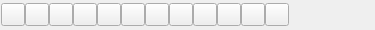
<?xml version="1.0" encoding="UTF-8"?>
<ui version="4.0">
 <class>QG_SnapToolBar</class>
 <widget class="QWidget" name="QG_SnapToolBar">
  <property name="geometry">
   <rect>
    <x>0</x>
    <y>0</y>
    <width>375</width>
    <height>30</height>
   </rect>
  </property>
  <property name="sizePolicy">
   <sizepolicy hsizetype="Preferred" vsizetype="Preferred">
    <horstretch>0</horstretch>
    <verstretch>0</verstretch>
   </sizepolicy>
  </property>
  <property name="minimumSize">
   <size>
    <width>373</width>
    <height>24</height>
   </size>
  </property>
  <property name="windowTitle">
   <string>Snap</string>
  </property>
  <layout class="QHBoxLayout" name="horizontalLayout">
   <property name="spacing">
    <number>0</number>
   </property>
   <property name="leftMargin">
    <number>1</number>
   </property>
   <property name="topMargin">
    <number>0</number>
   </property>
   <property name="rightMargin">
    <number>0</number>
   </property>
   <property name="bottomMargin">
    <number>0</number>
   </property>
   <item>
    <widget class="QToolButton" name="bEndpoint">
     <property name="toolTip">
      <string>Snap to Endpoints</string>
     </property>
     <property name="text">
      <string/>
     </property>
     <property name="icon">
      <iconset resource="../../../../res/icons/icons.qrc">
       <normaloff>:/icons/snap_endpoints.lci</normaloff>:/icons/snap_endpoints.lci</iconset>
     </property>
     <property name="checkable">
      <bool>true</bool>
     </property>
    </widget>
   </item>
   <item>
    <widget class="QToolButton" name="bMiddle">
     <property name="toolTip">
      <string>Snap to equidistant points of entity</string>
     </property>
     <property name="text">
      <string/>
     </property>
     <property name="icon">
      <iconset resource="../../../../res/icons/icons.qrc">
       <normaloff>:/icons/snap_middle.lci</normaloff>:/icons/snap_middle.lci</iconset>
     </property>
     <property name="checkable">
      <bool>true</bool>
     </property>
    </widget>
   </item>
   <item>
    <widget class="QToolButton" name="bCenter">
     <property name="toolTip">
      <string>Snap to center points</string>
     </property>
     <property name="text">
      <string/>
     </property>
     <property name="icon">
      <iconset resource="../../../../res/icons/icons.qrc">
       <normaloff>:/icons/snap_center.lci</normaloff>:/icons/snap_center.lci</iconset>
     </property>
     <property name="checkable">
      <bool>true</bool>
     </property>
    </widget>
   </item>
   <item>
    <widget class="QToolButton" name="bIntersection">
     <property name="toolTip">
      <string>Snap to intersections automatically</string>
     </property>
     <property name="text">
      <string/>
     </property>
     <property name="icon">
      <iconset resource="../../../../res/icons/icons.qrc">
       <normaloff>:/icons/snap_intersection.lci</normaloff>:/icons/snap_intersection.lci</iconset>
     </property>
     <property name="checkable">
      <bool>true</bool>
     </property>
    </widget>
   </item>
   <item>
    <widget class="QToolButton" name="bOnEntity">
     <property name="toolTip">
      <string>Snap to closest point on entity</string>
     </property>
     <property name="text">
      <string/>
     </property>
     <property name="icon">
      <iconset resource="../../../../res/icons/icons.qrc">
       <normaloff>:/icons/snap_entity.lci</normaloff>:/icons/snap_entity.lci</iconset>
     </property>
     <property name="checkable">
      <bool>true</bool>
     </property>
    </widget>
   </item>
   <item>
    <widget class="QToolButton" name="bDist">
     <property name="toolTip">
      <string>Snap to point with given distance to endpoint</string>
     </property>
     <property name="text">
      <string/>
     </property>
     <property name="icon">
      <iconset resource="../../../../res/icons/icons.qrc">
       <normaloff>:/icons/snap_distance.lci</normaloff>:/icons/snap_distance.lci</iconset>
     </property>
     <property name="checkable">
      <bool>true</bool>
     </property>
    </widget>
   </item>
   <item>
    <widget class="QToolButton" name="bIntersectionManual">
     <property name="toolTip">
      <string>Snap to intersections manually</string>
     </property>
     <property name="text">
      <string/>
     </property>
     <property name="icon">
      <iconset resource="../../../../res/extui/extui.qrc">
       <normaloff>:/extui/snapintersectionm.png</normaloff>:/extui/snapintersectionm.png</iconset>
     </property>
     <property name="checkable">
      <bool>true</bool>
     </property>
    </widget>
   </item>
   <item>
    <widget class="QToolButton" name="bGrid">
     <property name="toolTip">
      <string>Snap to grid</string>
     </property>
     <property name="text">
      <string/>
     </property>
     <property name="icon">
      <iconset resource="../../../../res/icons/icons.qrc">
       <normaloff>:/icons/snap_grid.lci</normaloff>:/icons/snap_grid.lci</iconset>
     </property>
     <property name="checkable">
      <bool>true</bool>
     </property>
    </widget>
   </item>
   <item>
    <widget class="QToolButton" name="bResHorizontal">
     <property name="toolTip">
      <string>Restrict Horizontally</string>
     </property>
     <property name="text">
      <string/>
     </property>
     <property name="icon">
      <iconset resource="../../../../res/icons/icons.qrc">
       <normaloff>:/icons/restr_hor.lci</normaloff>:/icons/restr_hor.lci</iconset>
     </property>
     <property name="checkable">
      <bool>true</bool>
     </property>
    </widget>
   </item>
   <item>
    <widget class="QToolButton" name="bResVertical">
     <property name="toolTip">
      <string>Restrict Vertically</string>
     </property>
     <property name="text">
      <string/>
     </property>
     <property name="icon">
      <iconset resource="../../../../res/icons/icons.qrc">
       <normaloff>:/icons/restr_ver.lci</normaloff>:/icons/restr_ver.lci</iconset>
     </property>
     <property name="checkable">
      <bool>true</bool>
     </property>
    </widget>
   </item>
   <item>
    <widget class="QToolButton" name="bRelZero">
     <property name="toolTip">
      <string>Move relative Zero</string>
     </property>
     <property name="text">
      <string/>
     </property>
     <property name="icon">
      <iconset resource="../../../../res/extui/extui.qrc">
       <normaloff>:/extui/relzeromove.png</normaloff>:/extui/relzeromove.png</iconset>
     </property>
     <property name="checkable">
      <bool>false</bool>
     </property>
    </widget>
   </item>
   <item>
    <widget class="QToolButton" name="bLockRelZero">
     <property name="toolTip">
      <string>Lock relative Zero</string>
     </property>
     <property name="text">
      <string/>
     </property>
     <property name="icon">
      <iconset resource="../../../../res/extui/extui.qrc">
       <normaloff>:/extui/relzerolock.png</normaloff>:/extui/relzerolock.png</iconset>
     </property>
     <property name="checkable">
      <bool>true</bool>
     </property>
    </widget>
   </item>
   <item>
    <spacer name="horizontalSpacer">
     <property name="orientation">
      <enum>Qt::Horizontal</enum>
     </property>
     <property name="sizeHint" stdset="0">
      <size>
       <width>40</width>
       <height>20</height>
      </size>
     </property>
    </spacer>
   </item>
  </layout>
 </widget>
 <layoutdefault spacing="6" margin="11"/>
 <resources>
  <include location="../../../../res/icons/icons.qrc"/>
  <include location="../../../../res/icons/icons.qrc"/>
  <include location="../../../../res/extui/extui.qrc"/>
 </resources>
 <connections>
  <connection>
   <sender>bGrid</sender>
   <signal>clicked()</signal>
   <receiver>QG_SnapToolBar</receiver>
   <slot>snapGrid()</slot>
   <hints>
    <hint type="sourcelabel">
     <x>20</x>
     <y>20</y>
    </hint>
    <hint type="destinationlabel">
     <x>20</x>
     <y>20</y>
    </hint>
   </hints>
  </connection>
  <connection>
   <sender>bEndpoint</sender>
   <signal>clicked()</signal>
   <receiver>QG_SnapToolBar</receiver>
   <slot>snapEndpoint()</slot>
   <hints>
    <hint type="sourcelabel">
     <x>20</x>
     <y>20</y>
    </hint>
    <hint type="destinationlabel">
     <x>20</x>
     <y>20</y>
    </hint>
   </hints>
  </connection>
  <connection>
   <sender>bOnEntity</sender>
   <signal>clicked()</signal>
   <receiver>QG_SnapToolBar</receiver>
   <slot>snapOnEntity()</slot>
   <hints>
    <hint type="sourcelabel">
     <x>20</x>
     <y>20</y>
    </hint>
    <hint type="destinationlabel">
     <x>20</x>
     <y>20</y>
    </hint>
   </hints>
  </connection>
  <connection>
   <sender>bCenter</sender>
   <signal>clicked()</signal>
   <receiver>QG_SnapToolBar</receiver>
   <slot>snapCenter()</slot>
   <hints>
    <hint type="sourcelabel">
     <x>20</x>
     <y>20</y>
    </hint>
    <hint type="destinationlabel">
     <x>20</x>
     <y>20</y>
    </hint>
   </hints>
  </connection>
  <connection>
   <sender>bMiddle</sender>
   <signal>clicked()</signal>
   <receiver>QG_SnapToolBar</receiver>
   <slot>snapMiddle()</slot>
   <hints>
    <hint type="sourcelabel">
     <x>20</x>
     <y>20</y>
    </hint>
    <hint type="destinationlabel">
     <x>20</x>
     <y>20</y>
    </hint>
   </hints>
  </connection>
  <connection>
   <sender>bDist</sender>
   <signal>clicked()</signal>
   <receiver>QG_SnapToolBar</receiver>
   <slot>snapDist()</slot>
   <hints>
    <hint type="sourcelabel">
     <x>20</x>
     <y>20</y>
    </hint>
    <hint type="destinationlabel">
     <x>20</x>
     <y>20</y>
    </hint>
   </hints>
  </connection>
  <connection>
   <sender>bIntersection</sender>
   <signal>clicked()</signal>
   <receiver>QG_SnapToolBar</receiver>
   <slot>snapIntersection()</slot>
   <hints>
    <hint type="sourcelabel">
     <x>20</x>
     <y>20</y>
    </hint>
    <hint type="destinationlabel">
     <x>20</x>
     <y>20</y>
    </hint>
   </hints>
  </connection>
  <connection>
   <sender>bRelZero</sender>
   <signal>clicked()</signal>
   <receiver>QG_SnapToolBar</receiver>
   <slot>setRelativeZero()</slot>
   <hints>
    <hint type="sourcelabel">
     <x>20</x>
     <y>20</y>
    </hint>
    <hint type="destinationlabel">
     <x>20</x>
     <y>20</y>
    </hint>
   </hints>
  </connection>
  <connection>
   <sender>bLockRelZero</sender>
   <signal>toggled(bool)</signal>
   <receiver>QG_SnapToolBar</receiver>
   <slot>lockRelativeZero(bool)</slot>
   <hints>
    <hint type="sourcelabel">
     <x>20</x>
     <y>20</y>
    </hint>
    <hint type="destinationlabel">
     <x>20</x>
     <y>20</y>
    </hint>
   </hints>
  </connection>
  <connection>
   <sender>bResHorizontal</sender>
   <signal>clicked()</signal>
   <receiver>QG_SnapToolBar</receiver>
   <slot>restrictHorizontal()</slot>
   <hints>
    <hint type="sourcelabel">
     <x>20</x>
     <y>20</y>
    </hint>
    <hint type="destinationlabel">
     <x>20</x>
     <y>20</y>
    </hint>
   </hints>
  </connection>
  <connection>
   <sender>bResVertical</sender>
   <signal>clicked()</signal>
   <receiver>QG_SnapToolBar</receiver>
   <slot>restrictVertical()</slot>
   <hints>
    <hint type="sourcelabel">
     <x>20</x>
     <y>20</y>
    </hint>
    <hint type="destinationlabel">
     <x>20</x>
     <y>20</y>
    </hint>
   </hints>
  </connection>
  <connection>
   <sender>bIntersectionManual</sender>
   <signal>clicked()</signal>
   <receiver>QG_SnapToolBar</receiver>
   <slot>snapIntersectionManual()</slot>
   <hints>
    <hint type="sourcelabel">
     <x>20</x>
     <y>20</y>
    </hint>
    <hint type="destinationlabel">
     <x>20</x>
     <y>20</y>
    </hint>
   </hints>
  </connection>
 </connections>
 <slots>
  <slot>snapGrid()</slot>
  <slot>snapEndpoint()</slot>
  <slot>snapOnEntity()</slot>
  <slot>snapCenter()</slot>
  <slot>snapMiddle()</slot>
  <slot>snapDist()</slot>
  <slot>snapIntersection()</slot>
  <slot>setRelativeZero()</slot>
  <slot>lockRelativeZero(bool)</slot>
  <slot>restrictHorizontal()</slot>
  <slot>restrictVertical()</slot>
  <slot>snapIntersectionManual()</slot>
 </slots>
</ui>
